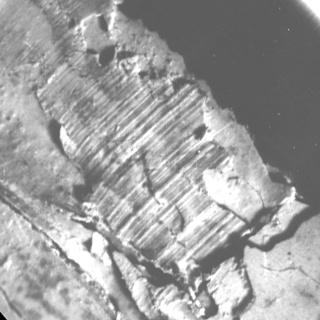
//> input picture Image_Processing/anisotropic_image_segmentation/gst_input.jpg, 320 x 320 px
$ ./Affine_Transformations ../anisotropic_image_segmentation/gst_input.jpg   (built with g++ and OpenCV 4)
//> lines starting //> are read from the running program, lines starting //| are printed output that depends on the picture
#include "opencv2/imgcodecs.hpp"
#include "opencv2/highgui.hpp"
#include "opencv2/imgproc.hpp"
#include <iostream>
using namespace cv;
using namespace std;
int main(int argc, char** argv)
{
    CommandLineParser parser(argc, argv, "{@input | ../../data/lena.jpg | input image}");
    Mat src = imread(parser.get<String>("@input"));
//> src is the input picture: 320 rows x 320 cols, CV_8UC3; min 0, max 255, mean 158.5
    if (src.empty())
    {
        cout << "Could not open or find the image!\n" << endl;
        cout << "Usage: " << argv[0] << " <Input image>" << endl;
        return -1;
    }
    Point2f srcTri[3];
    srcTri[0] = Point2f(0.f, 0.f);
    srcTri[1] = Point2f(src.cols - 1.f, 0.f);
    srcTri[2] = Point2f(0.f, src.rows - 1.f);
    Point2f dstTri[3];
    dstTri[0] = Point2f(0.f, src.rows * 0.33f);
    dstTri[1] = Point2f(src.cols * 0.85f, src.rows * 0.25f);
    dstTri[2] = Point2f(src.cols * 0.15f, src.rows * 0.7f);
    Mat warp_mat = getAffineTransform(srcTri, dstTri);
    Mat warp_dst = Mat::zeros(src.rows, src.cols, src.type());
    warpAffine(src, warp_dst, warp_mat, warp_dst.size());
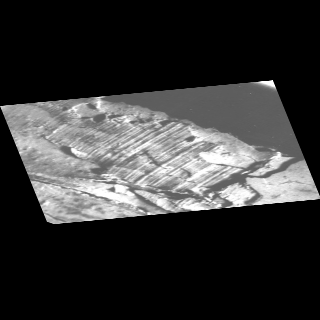
//> warp_dst: 320 rows x 320 cols, CV_8UC3; min 0, max 255, mean 52.1
    Point center = Point(warp_dst.cols / 2, warp_dst.rows / 2);
//> center = Point(160, 160)
    double angle = -50.0;
    double scale = 0.6;
    Mat rot_mat = getRotationMatrix2D(center, angle, scale);
    Mat warp_rotate_dst;
    warpAffine(warp_dst, warp_rotate_dst, rot_mat, warp_dst.size());
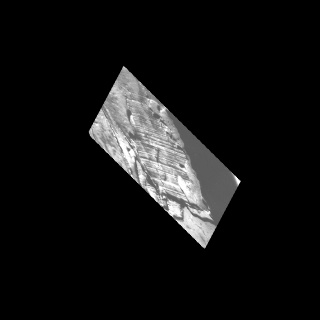
//> warp_rotate_dst: 320 rows x 320 cols, CV_8UC3; min 0, max 255, mean 18.8
    imshow("Source image", src);
    imshow("Warp", warp_dst);
    imshow("Warp + Rotate", warp_rotate_dst);
    waitKey();
    return 0;
}
